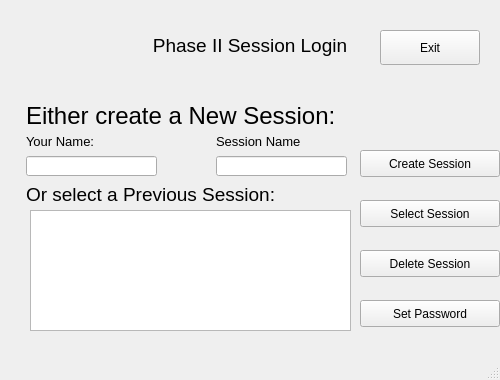
<?xml version="1.0" encoding="UTF-8"?>
<ui version="4.0">
 <class>MainWindow</class>
 <widget class="QMainWindow" name="MainWindow">
  <property name="enabled">
   <bool>true</bool>
  </property>
  <property name="geometry">
   <rect>
    <x>0</x>
    <y>0</y>
    <width>500</width>
    <height>380</height>
   </rect>
  </property>
  <property name="windowTitle">
   <string>Main Menu</string>
  </property>
  <widget class="QWidget" name="centralwidget">
   <widget class="QLabel" name="label_3">
    <property name="geometry">
     <rect>
      <x>0</x>
      <y>0</y>
      <width>500</width>
      <height>85</height>
     </rect>
    </property>
    <property name="text">
     <string/>
    </property>
    <property name="pixmap">
     <pixmap>LightGray.png</pixmap>
    </property>
   </widget>
   <widget class="QLabel" name="label">
    <property name="geometry">
     <rect>
      <x>30</x>
      <y>20</y>
      <width>101</width>
      <height>51</height>
     </rect>
    </property>
    <property name="text">
     <string/>
    </property>
    <property name="pixmap">
     <pixmap>qq.png</pixmap>
    </property>
   </widget>
   <widget class="QLabel" name="label_2">
    <property name="geometry">
     <rect>
      <x>140</x>
      <y>20</y>
      <width>220</width>
      <height>50</height>
     </rect>
    </property>
    <property name="palette">
     <palette>
      <active>
       <colorrole role="WindowText">
        <brush brushstyle="SolidPattern">
         <color alpha="255">
          <red>0</red>
          <green>0</green>
          <blue>0</blue>
         </color>
        </brush>
       </colorrole>
       <colorrole role="Button">
        <brush brushstyle="SolidPattern">
         <color alpha="255">
          <red>255</red>
          <green>255</green>
          <blue>255</blue>
         </color>
        </brush>
       </colorrole>
       <colorrole role="Light">
        <brush brushstyle="SolidPattern">
         <color alpha="255">
          <red>255</red>
          <green>255</green>
          <blue>255</blue>
         </color>
        </brush>
       </colorrole>
       <colorrole role="Midlight">
        <brush brushstyle="SolidPattern">
         <color alpha="255">
          <red>255</red>
          <green>255</green>
          <blue>255</blue>
         </color>
        </brush>
       </colorrole>
       <colorrole role="Dark">
        <brush brushstyle="SolidPattern">
         <color alpha="255">
          <red>127</red>
          <green>127</green>
          <blue>127</blue>
         </color>
        </brush>
       </colorrole>
       <colorrole role="Mid">
        <brush brushstyle="SolidPattern">
         <color alpha="255">
          <red>170</red>
          <green>170</green>
          <blue>170</blue>
         </color>
        </brush>
       </colorrole>
       <colorrole role="Text">
        <brush brushstyle="SolidPattern">
         <color alpha="255">
          <red>255</red>
          <green>255</green>
          <blue>255</blue>
         </color>
        </brush>
       </colorrole>
       <colorrole role="BrightText">
        <brush brushstyle="SolidPattern">
         <color alpha="255">
          <red>255</red>
          <green>255</green>
          <blue>255</blue>
         </color>
        </brush>
       </colorrole>
       <colorrole role="ButtonText">
        <brush brushstyle="SolidPattern">
         <color alpha="255">
          <red>0</red>
          <green>0</green>
          <blue>0</blue>
         </color>
        </brush>
       </colorrole>
       <colorrole role="Base">
        <brush brushstyle="SolidPattern">
         <color alpha="255">
          <red>255</red>
          <green>255</green>
          <blue>255</blue>
         </color>
        </brush>
       </colorrole>
       <colorrole role="Window">
        <brush brushstyle="SolidPattern">
         <color alpha="255">
          <red>255</red>
          <green>255</green>
          <blue>255</blue>
         </color>
        </brush>
       </colorrole>
       <colorrole role="Shadow">
        <brush brushstyle="SolidPattern">
         <color alpha="255">
          <red>0</red>
          <green>0</green>
          <blue>0</blue>
         </color>
        </brush>
       </colorrole>
       <colorrole role="AlternateBase">
        <brush brushstyle="SolidPattern">
         <color alpha="255">
          <red>255</red>
          <green>255</green>
          <blue>255</blue>
         </color>
        </brush>
       </colorrole>
       <colorrole role="ToolTipBase">
        <brush brushstyle="SolidPattern">
         <color alpha="255">
          <red>255</red>
          <green>255</green>
          <blue>220</blue>
         </color>
        </brush>
       </colorrole>
       <colorrole role="ToolTipText">
        <brush brushstyle="SolidPattern">
         <color alpha="255">
          <red>0</red>
          <green>0</green>
          <blue>0</blue>
         </color>
        </brush>
       </colorrole>
      </active>
      <inactive>
       <colorrole role="WindowText">
        <brush brushstyle="SolidPattern">
         <color alpha="255">
          <red>0</red>
          <green>0</green>
          <blue>0</blue>
         </color>
        </brush>
       </colorrole>
       <colorrole role="Button">
        <brush brushstyle="SolidPattern">
         <color alpha="255">
          <red>255</red>
          <green>255</green>
          <blue>255</blue>
         </color>
        </brush>
       </colorrole>
       <colorrole role="Light">
        <brush brushstyle="SolidPattern">
         <color alpha="255">
          <red>255</red>
          <green>255</green>
          <blue>255</blue>
         </color>
        </brush>
       </colorrole>
       <colorrole role="Midlight">
        <brush brushstyle="SolidPattern">
         <color alpha="255">
          <red>255</red>
          <green>255</green>
          <blue>255</blue>
         </color>
        </brush>
       </colorrole>
       <colorrole role="Dark">
        <brush brushstyle="SolidPattern">
         <color alpha="255">
          <red>127</red>
          <green>127</green>
          <blue>127</blue>
         </color>
        </brush>
       </colorrole>
       <colorrole role="Mid">
        <brush brushstyle="SolidPattern">
         <color alpha="255">
          <red>170</red>
          <green>170</green>
          <blue>170</blue>
         </color>
        </brush>
       </colorrole>
       <colorrole role="Text">
        <brush brushstyle="SolidPattern">
         <color alpha="255">
          <red>255</red>
          <green>255</green>
          <blue>255</blue>
         </color>
        </brush>
       </colorrole>
       <colorrole role="BrightText">
        <brush brushstyle="SolidPattern">
         <color alpha="255">
          <red>255</red>
          <green>255</green>
          <blue>255</blue>
         </color>
        </brush>
       </colorrole>
       <colorrole role="ButtonText">
        <brush brushstyle="SolidPattern">
         <color alpha="255">
          <red>0</red>
          <green>0</green>
          <blue>0</blue>
         </color>
        </brush>
       </colorrole>
       <colorrole role="Base">
        <brush brushstyle="SolidPattern">
         <color alpha="255">
          <red>255</red>
          <green>255</green>
          <blue>255</blue>
         </color>
        </brush>
       </colorrole>
       <colorrole role="Window">
        <brush brushstyle="SolidPattern">
         <color alpha="255">
          <red>255</red>
          <green>255</green>
          <blue>255</blue>
         </color>
        </brush>
       </colorrole>
       <colorrole role="Shadow">
        <brush brushstyle="SolidPattern">
         <color alpha="255">
          <red>0</red>
          <green>0</green>
          <blue>0</blue>
         </color>
        </brush>
       </colorrole>
       <colorrole role="AlternateBase">
        <brush brushstyle="SolidPattern">
         <color alpha="255">
          <red>255</red>
          <green>255</green>
          <blue>255</blue>
         </color>
        </brush>
       </colorrole>
       <colorrole role="ToolTipBase">
        <brush brushstyle="SolidPattern">
         <color alpha="255">
          <red>255</red>
          <green>255</green>
          <blue>220</blue>
         </color>
        </brush>
       </colorrole>
       <colorrole role="ToolTipText">
        <brush brushstyle="SolidPattern">
         <color alpha="255">
          <red>0</red>
          <green>0</green>
          <blue>0</blue>
         </color>
        </brush>
       </colorrole>
      </inactive>
      <disabled>
       <colorrole role="WindowText">
        <brush brushstyle="SolidPattern">
         <color alpha="255">
          <red>127</red>
          <green>127</green>
          <blue>127</blue>
         </color>
        </brush>
       </colorrole>
       <colorrole role="Button">
        <brush brushstyle="SolidPattern">
         <color alpha="255">
          <red>255</red>
          <green>255</green>
          <blue>255</blue>
         </color>
        </brush>
       </colorrole>
       <colorrole role="Light">
        <brush brushstyle="SolidPattern">
         <color alpha="255">
          <red>255</red>
          <green>255</green>
          <blue>255</blue>
         </color>
        </brush>
       </colorrole>
       <colorrole role="Midlight">
        <brush brushstyle="SolidPattern">
         <color alpha="255">
          <red>255</red>
          <green>255</green>
          <blue>255</blue>
         </color>
        </brush>
       </colorrole>
       <colorrole role="Dark">
        <brush brushstyle="SolidPattern">
         <color alpha="255">
          <red>127</red>
          <green>127</green>
          <blue>127</blue>
         </color>
        </brush>
       </colorrole>
       <colorrole role="Mid">
        <brush brushstyle="SolidPattern">
         <color alpha="255">
          <red>170</red>
          <green>170</green>
          <blue>170</blue>
         </color>
        </brush>
       </colorrole>
       <colorrole role="Text">
        <brush brushstyle="SolidPattern">
         <color alpha="255">
          <red>127</red>
          <green>127</green>
          <blue>127</blue>
         </color>
        </brush>
       </colorrole>
       <colorrole role="BrightText">
        <brush brushstyle="SolidPattern">
         <color alpha="255">
          <red>255</red>
          <green>255</green>
          <blue>255</blue>
         </color>
        </brush>
       </colorrole>
       <colorrole role="ButtonText">
        <brush brushstyle="SolidPattern">
         <color alpha="255">
          <red>127</red>
          <green>127</green>
          <blue>127</blue>
         </color>
        </brush>
       </colorrole>
       <colorrole role="Base">
        <brush brushstyle="SolidPattern">
         <color alpha="255">
          <red>255</red>
          <green>255</green>
          <blue>255</blue>
         </color>
        </brush>
       </colorrole>
       <colorrole role="Window">
        <brush brushstyle="SolidPattern">
         <color alpha="255">
          <red>255</red>
          <green>255</green>
          <blue>255</blue>
         </color>
        </brush>
       </colorrole>
       <colorrole role="Shadow">
        <brush brushstyle="SolidPattern">
         <color alpha="255">
          <red>0</red>
          <green>0</green>
          <blue>0</blue>
         </color>
        </brush>
       </colorrole>
       <colorrole role="AlternateBase">
        <brush brushstyle="SolidPattern">
         <color alpha="255">
          <red>255</red>
          <green>255</green>
          <blue>255</blue>
         </color>
        </brush>
       </colorrole>
       <colorrole role="ToolTipBase">
        <brush brushstyle="SolidPattern">
         <color alpha="255">
          <red>255</red>
          <green>255</green>
          <blue>220</blue>
         </color>
        </brush>
       </colorrole>
       <colorrole role="ToolTipText">
        <brush brushstyle="SolidPattern">
         <color alpha="255">
          <red>0</red>
          <green>0</green>
          <blue>0</blue>
         </color>
        </brush>
       </colorrole>
      </disabled>
     </palette>
    </property>
    <property name="font">
     <font>
      <pointsize>14</pointsize>
     </font>
    </property>
    <property name="lineWidth">
     <number>2</number>
    </property>
    <property name="text">
     <string>Phase II Session Login</string>
    </property>
    <property name="alignment">
     <set>Qt::AlignCenter</set>
    </property>
    <property name="margin">
     <number>5</number>
    </property>
   </widget>
   <widget class="QPushButton" name="ExitButton">
    <property name="geometry">
     <rect>
      <x>380</x>
      <y>30</y>
      <width>100</width>
      <height>35</height>
     </rect>
    </property>
    <property name="text">
     <string>Exit</string>
    </property>
   </widget>
   <widget class="QLabel" name="label_4">
    <property name="geometry">
     <rect>
      <x>0</x>
      <y>84</y>
      <width>500</width>
      <height>271</height>
     </rect>
    </property>
    <property name="text">
     <string/>
    </property>
    <property name="pixmap">
     <pixmap>DarkGray.png</pixmap>
    </property>
   </widget>
   <widget class="QLabel" name="label_5">
    <property name="geometry">
     <rect>
      <x>26</x>
      <y>100</y>
      <width>321</width>
      <height>31</height>
     </rect>
    </property>
    <property name="palette">
     <palette>
      <active>
       <colorrole role="WindowText">
        <brush brushstyle="SolidPattern">
         <color alpha="255">
          <red>0</red>
          <green>0</green>
          <blue>0</blue>
         </color>
        </brush>
       </colorrole>
       <colorrole role="Button">
        <brush brushstyle="SolidPattern">
         <color alpha="255">
          <red>255</red>
          <green>255</green>
          <blue>255</blue>
         </color>
        </brush>
       </colorrole>
       <colorrole role="Light">
        <brush brushstyle="SolidPattern">
         <color alpha="255">
          <red>255</red>
          <green>255</green>
          <blue>255</blue>
         </color>
        </brush>
       </colorrole>
       <colorrole role="Midlight">
        <brush brushstyle="SolidPattern">
         <color alpha="255">
          <red>255</red>
          <green>255</green>
          <blue>255</blue>
         </color>
        </brush>
       </colorrole>
       <colorrole role="Dark">
        <brush brushstyle="SolidPattern">
         <color alpha="255">
          <red>127</red>
          <green>127</green>
          <blue>127</blue>
         </color>
        </brush>
       </colorrole>
       <colorrole role="Mid">
        <brush brushstyle="SolidPattern">
         <color alpha="255">
          <red>170</red>
          <green>170</green>
          <blue>170</blue>
         </color>
        </brush>
       </colorrole>
       <colorrole role="Text">
        <brush brushstyle="SolidPattern">
         <color alpha="255">
          <red>255</red>
          <green>255</green>
          <blue>255</blue>
         </color>
        </brush>
       </colorrole>
       <colorrole role="BrightText">
        <brush brushstyle="SolidPattern">
         <color alpha="255">
          <red>255</red>
          <green>255</green>
          <blue>255</blue>
         </color>
        </brush>
       </colorrole>
       <colorrole role="ButtonText">
        <brush brushstyle="SolidPattern">
         <color alpha="255">
          <red>0</red>
          <green>0</green>
          <blue>0</blue>
         </color>
        </brush>
       </colorrole>
       <colorrole role="Base">
        <brush brushstyle="SolidPattern">
         <color alpha="255">
          <red>255</red>
          <green>255</green>
          <blue>255</blue>
         </color>
        </brush>
       </colorrole>
       <colorrole role="Window">
        <brush brushstyle="SolidPattern">
         <color alpha="255">
          <red>255</red>
          <green>255</green>
          <blue>255</blue>
         </color>
        </brush>
       </colorrole>
       <colorrole role="Shadow">
        <brush brushstyle="SolidPattern">
         <color alpha="255">
          <red>0</red>
          <green>0</green>
          <blue>0</blue>
         </color>
        </brush>
       </colorrole>
       <colorrole role="AlternateBase">
        <brush brushstyle="SolidPattern">
         <color alpha="255">
          <red>255</red>
          <green>255</green>
          <blue>255</blue>
         </color>
        </brush>
       </colorrole>
       <colorrole role="ToolTipBase">
        <brush brushstyle="SolidPattern">
         <color alpha="255">
          <red>255</red>
          <green>255</green>
          <blue>220</blue>
         </color>
        </brush>
       </colorrole>
       <colorrole role="ToolTipText">
        <brush brushstyle="SolidPattern">
         <color alpha="255">
          <red>0</red>
          <green>0</green>
          <blue>0</blue>
         </color>
        </brush>
       </colorrole>
      </active>
      <inactive>
       <colorrole role="WindowText">
        <brush brushstyle="SolidPattern">
         <color alpha="255">
          <red>0</red>
          <green>0</green>
          <blue>0</blue>
         </color>
        </brush>
       </colorrole>
       <colorrole role="Button">
        <brush brushstyle="SolidPattern">
         <color alpha="255">
          <red>255</red>
          <green>255</green>
          <blue>255</blue>
         </color>
        </brush>
       </colorrole>
       <colorrole role="Light">
        <brush brushstyle="SolidPattern">
         <color alpha="255">
          <red>255</red>
          <green>255</green>
          <blue>255</blue>
         </color>
        </brush>
       </colorrole>
       <colorrole role="Midlight">
        <brush brushstyle="SolidPattern">
         <color alpha="255">
          <red>255</red>
          <green>255</green>
          <blue>255</blue>
         </color>
        </brush>
       </colorrole>
       <colorrole role="Dark">
        <brush brushstyle="SolidPattern">
         <color alpha="255">
          <red>127</red>
          <green>127</green>
          <blue>127</blue>
         </color>
        </brush>
       </colorrole>
       <colorrole role="Mid">
        <brush brushstyle="SolidPattern">
         <color alpha="255">
          <red>170</red>
          <green>170</green>
          <blue>170</blue>
         </color>
        </brush>
       </colorrole>
       <colorrole role="Text">
        <brush brushstyle="SolidPattern">
         <color alpha="255">
          <red>255</red>
          <green>255</green>
          <blue>255</blue>
         </color>
        </brush>
       </colorrole>
       <colorrole role="BrightText">
        <brush brushstyle="SolidPattern">
         <color alpha="255">
          <red>255</red>
          <green>255</green>
          <blue>255</blue>
         </color>
        </brush>
       </colorrole>
       <colorrole role="ButtonText">
        <brush brushstyle="SolidPattern">
         <color alpha="255">
          <red>0</red>
          <green>0</green>
          <blue>0</blue>
         </color>
        </brush>
       </colorrole>
       <colorrole role="Base">
        <brush brushstyle="SolidPattern">
         <color alpha="255">
          <red>255</red>
          <green>255</green>
          <blue>255</blue>
         </color>
        </brush>
       </colorrole>
       <colorrole role="Window">
        <brush brushstyle="SolidPattern">
         <color alpha="255">
          <red>255</red>
          <green>255</green>
          <blue>255</blue>
         </color>
        </brush>
       </colorrole>
       <colorrole role="Shadow">
        <brush brushstyle="SolidPattern">
         <color alpha="255">
          <red>0</red>
          <green>0</green>
          <blue>0</blue>
         </color>
        </brush>
       </colorrole>
       <colorrole role="AlternateBase">
        <brush brushstyle="SolidPattern">
         <color alpha="255">
          <red>255</red>
          <green>255</green>
          <blue>255</blue>
         </color>
        </brush>
       </colorrole>
       <colorrole role="ToolTipBase">
        <brush brushstyle="SolidPattern">
         <color alpha="255">
          <red>255</red>
          <green>255</green>
          <blue>220</blue>
         </color>
        </brush>
       </colorrole>
       <colorrole role="ToolTipText">
        <brush brushstyle="SolidPattern">
         <color alpha="255">
          <red>0</red>
          <green>0</green>
          <blue>0</blue>
         </color>
        </brush>
       </colorrole>
      </inactive>
      <disabled>
       <colorrole role="WindowText">
        <brush brushstyle="SolidPattern">
         <color alpha="255">
          <red>127</red>
          <green>127</green>
          <blue>127</blue>
         </color>
        </brush>
       </colorrole>
       <colorrole role="Button">
        <brush brushstyle="SolidPattern">
         <color alpha="255">
          <red>255</red>
          <green>255</green>
          <blue>255</blue>
         </color>
        </brush>
       </colorrole>
       <colorrole role="Light">
        <brush brushstyle="SolidPattern">
         <color alpha="255">
          <red>255</red>
          <green>255</green>
          <blue>255</blue>
         </color>
        </brush>
       </colorrole>
       <colorrole role="Midlight">
        <brush brushstyle="SolidPattern">
         <color alpha="255">
          <red>255</red>
          <green>255</green>
          <blue>255</blue>
         </color>
        </brush>
       </colorrole>
       <colorrole role="Dark">
        <brush brushstyle="SolidPattern">
         <color alpha="255">
          <red>127</red>
          <green>127</green>
          <blue>127</blue>
         </color>
        </brush>
       </colorrole>
       <colorrole role="Mid">
        <brush brushstyle="SolidPattern">
         <color alpha="255">
          <red>170</red>
          <green>170</green>
          <blue>170</blue>
         </color>
        </brush>
       </colorrole>
       <colorrole role="Text">
        <brush brushstyle="SolidPattern">
         <color alpha="255">
          <red>127</red>
          <green>127</green>
          <blue>127</blue>
         </color>
        </brush>
       </colorrole>
       <colorrole role="BrightText">
        <brush brushstyle="SolidPattern">
         <color alpha="255">
          <red>255</red>
          <green>255</green>
          <blue>255</blue>
         </color>
        </brush>
       </colorrole>
       <colorrole role="ButtonText">
        <brush brushstyle="SolidPattern">
         <color alpha="255">
          <red>127</red>
          <green>127</green>
          <blue>127</blue>
         </color>
        </brush>
       </colorrole>
       <colorrole role="Base">
        <brush brushstyle="SolidPattern">
         <color alpha="255">
          <red>255</red>
          <green>255</green>
          <blue>255</blue>
         </color>
        </brush>
       </colorrole>
       <colorrole role="Window">
        <brush brushstyle="SolidPattern">
         <color alpha="255">
          <red>255</red>
          <green>255</green>
          <blue>255</blue>
         </color>
        </brush>
       </colorrole>
       <colorrole role="Shadow">
        <brush brushstyle="SolidPattern">
         <color alpha="255">
          <red>0</red>
          <green>0</green>
          <blue>0</blue>
         </color>
        </brush>
       </colorrole>
       <colorrole role="AlternateBase">
        <brush brushstyle="SolidPattern">
         <color alpha="255">
          <red>255</red>
          <green>255</green>
          <blue>255</blue>
         </color>
        </brush>
       </colorrole>
       <colorrole role="ToolTipBase">
        <brush brushstyle="SolidPattern">
         <color alpha="255">
          <red>255</red>
          <green>255</green>
          <blue>220</blue>
         </color>
        </brush>
       </colorrole>
       <colorrole role="ToolTipText">
        <brush brushstyle="SolidPattern">
         <color alpha="255">
          <red>0</red>
          <green>0</green>
          <blue>0</blue>
         </color>
        </brush>
       </colorrole>
      </disabled>
     </palette>
    </property>
    <property name="font">
     <font>
      <pointsize>18</pointsize>
     </font>
    </property>
    <property name="text">
     <string>Either create a New Session:</string>
    </property>
   </widget>
   <widget class="QLabel" name="label_6">
    <property name="geometry">
     <rect>
      <x>26</x>
      <y>126</y>
      <width>101</width>
      <height>31</height>
     </rect>
    </property>
    <property name="palette">
     <palette>
      <active>
       <colorrole role="WindowText">
        <brush brushstyle="SolidPattern">
         <color alpha="255">
          <red>0</red>
          <green>0</green>
          <blue>0</blue>
         </color>
        </brush>
       </colorrole>
      </active>
      <inactive>
       <colorrole role="WindowText">
        <brush brushstyle="SolidPattern">
         <color alpha="255">
          <red>0</red>
          <green>0</green>
          <blue>0</blue>
         </color>
        </brush>
       </colorrole>
      </inactive>
      <disabled>
       <colorrole role="WindowText">
        <brush brushstyle="SolidPattern">
         <color alpha="255">
          <red>120</red>
          <green>120</green>
          <blue>120</blue>
         </color>
        </brush>
       </colorrole>
      </disabled>
     </palette>
    </property>
    <property name="font">
     <font>
      <pointsize>10</pointsize>
     </font>
    </property>
    <property name="text">
     <string>Your Name:</string>
    </property>
   </widget>
   <widget class="QLabel" name="label_7">
    <property name="geometry">
     <rect>
      <x>216</x>
      <y>126</y>
      <width>91</width>
      <height>31</height>
     </rect>
    </property>
    <property name="palette">
     <palette>
      <active>
       <colorrole role="WindowText">
        <brush brushstyle="SolidPattern">
         <color alpha="255">
          <red>0</red>
          <green>0</green>
          <blue>0</blue>
         </color>
        </brush>
       </colorrole>
      </active>
      <inactive>
       <colorrole role="WindowText">
        <brush brushstyle="SolidPattern">
         <color alpha="255">
          <red>0</red>
          <green>0</green>
          <blue>0</blue>
         </color>
        </brush>
       </colorrole>
      </inactive>
      <disabled>
       <colorrole role="WindowText">
        <brush brushstyle="SolidPattern">
         <color alpha="255">
          <red>120</red>
          <green>120</green>
          <blue>120</blue>
         </color>
        </brush>
       </colorrole>
      </disabled>
     </palette>
    </property>
    <property name="font">
     <font>
      <pointsize>10</pointsize>
     </font>
    </property>
    <property name="text">
     <string>Session Name</string>
    </property>
   </widget>
   <widget class="QLabel" name="label_8">
    <property name="geometry">
     <rect>
      <x>26</x>
      <y>179</y>
      <width>271</width>
      <height>31</height>
     </rect>
    </property>
    <property name="palette">
     <palette>
      <active>
       <colorrole role="WindowText">
        <brush brushstyle="SolidPattern">
         <color alpha="255">
          <red>0</red>
          <green>0</green>
          <blue>0</blue>
         </color>
        </brush>
       </colorrole>
       <colorrole role="ToolTipText">
        <brush brushstyle="SolidPattern">
         <color alpha="255">
          <red>255</red>
          <green>255</green>
          <blue>255</blue>
         </color>
        </brush>
       </colorrole>
      </active>
      <inactive>
       <colorrole role="WindowText">
        <brush brushstyle="SolidPattern">
         <color alpha="255">
          <red>0</red>
          <green>0</green>
          <blue>0</blue>
         </color>
        </brush>
       </colorrole>
       <colorrole role="ToolTipText">
        <brush brushstyle="SolidPattern">
         <color alpha="255">
          <red>255</red>
          <green>255</green>
          <blue>255</blue>
         </color>
        </brush>
       </colorrole>
      </inactive>
      <disabled>
       <colorrole role="WindowText">
        <brush brushstyle="SolidPattern">
         <color alpha="255">
          <red>120</red>
          <green>120</green>
          <blue>120</blue>
         </color>
        </brush>
       </colorrole>
       <colorrole role="ToolTipText">
        <brush brushstyle="SolidPattern">
         <color alpha="255">
          <red>255</red>
          <green>255</green>
          <blue>255</blue>
         </color>
        </brush>
       </colorrole>
      </disabled>
     </palette>
    </property>
    <property name="font">
     <font>
      <pointsize>14</pointsize>
     </font>
    </property>
    <property name="text">
     <string>Or select a Previous Session:</string>
    </property>
   </widget>
   <widget class="QPushButton" name="CreateSessionButton">
    <property name="geometry">
     <rect>
      <x>360</x>
      <y>150</y>
      <width>140</width>
      <height>27</height>
     </rect>
    </property>
    <property name="text">
     <string>Create Session</string>
    </property>
   </widget>
   <widget class="QPushButton" name="SelectSessionButton">
    <property name="geometry">
     <rect>
      <x>360</x>
      <y>200</y>
      <width>140</width>
      <height>27</height>
     </rect>
    </property>
    <property name="text">
     <string>Select Session</string>
    </property>
   </widget>
   <widget class="QPushButton" name="DeleteSessionButton">
    <property name="geometry">
     <rect>
      <x>360</x>
      <y>250</y>
      <width>140</width>
      <height>27</height>
     </rect>
    </property>
    <property name="text">
     <string>Delete Session</string>
    </property>
   </widget>
   <widget class="QPushButton" name="SetPasswordButton">
    <property name="geometry">
     <rect>
      <x>360</x>
      <y>300</y>
      <width>140</width>
      <height>27</height>
     </rect>
    </property>
    <property name="text">
     <string>Set Password</string>
    </property>
   </widget>
   <widget class="QLineEdit" name="YourNameText">
    <property name="geometry">
     <rect>
      <x>26</x>
      <y>156</y>
      <width>131</width>
      <height>20</height>
     </rect>
    </property>
    <property name="text">
     <string/>
    </property>
   </widget>
   <widget class="QLineEdit" name="SessionnNameText">
    <property name="geometry">
     <rect>
      <x>216</x>
      <y>156</y>
      <width>131</width>
      <height>20</height>
     </rect>
    </property>
   </widget>
   <widget class="QListView" name="listView">
    <property name="geometry">
     <rect>
      <x>30</x>
      <y>210</y>
      <width>321</width>
      <height>121</height>
     </rect>
    </property>
   </widget>
  </widget>
  <widget class="QMenuBar" name="menubar">
   <property name="geometry">
    <rect>
     <x>0</x>
     <y>0</y>
     <width>500</width>
     <height>21</height>
    </rect>
   </property>
  </widget>
  <widget class="QStatusBar" name="statusbar"/>
 </widget>
 <resources/>
 <connections>
  <connection>
   <sender>CreateSessionButton</sender>
   <signal>clicked()</signal>
   <receiver>listView</receiver>
   <slot>scrollToBottom()</slot>
   <hints>
    <hint type="sourcelabel">
     <x>454</x>
     <y>189</y>
    </hint>
    <hint type="destinationlabel">
     <x>315</x>
     <y>257</y>
    </hint>
   </hints>
  </connection>
  <connection>
   <sender>SelectSessionButton</sender>
   <signal>clicked()</signal>
   <receiver>listView</receiver>
   <slot>show()</slot>
   <hints>
    <hint type="sourcelabel">
     <x>472</x>
     <y>236</y>
    </hint>
    <hint type="destinationlabel">
     <x>342</x>
     <y>270</y>
    </hint>
   </hints>
  </connection>
  <connection>
   <sender>DeleteSessionButton</sender>
   <signal>clicked()</signal>
   <receiver>listView</receiver>
   <slot>clearSelection()</slot>
   <hints>
    <hint type="sourcelabel">
     <x>377</x>
     <y>283</y>
    </hint>
    <hint type="destinationlabel">
     <x>348</x>
     <y>287</y>
    </hint>
   </hints>
  </connection>
  <connection>
   <sender>SetPasswordButton</sender>
   <signal>clicked()</signal>
   <receiver>listView</receiver>
   <slot>update()</slot>
   <hints>
    <hint type="sourcelabel">
     <x>429</x>
     <y>339</y>
    </hint>
    <hint type="destinationlabel">
     <x>332</x>
     <y>313</y>
    </hint>
   </hints>
  </connection>
  <connection>
   <sender>ExitButton</sender>
   <signal>clicked()</signal>
   <receiver>MainWindow</receiver>
   <slot>close()</slot>
   <hints>
    <hint type="sourcelabel">
     <x>464</x>
     <y>61</y>
    </hint>
    <hint type="destinationlabel">
     <x>468</x>
     <y>-14</y>
    </hint>
   </hints>
  </connection>
 </connections>
</ui>
